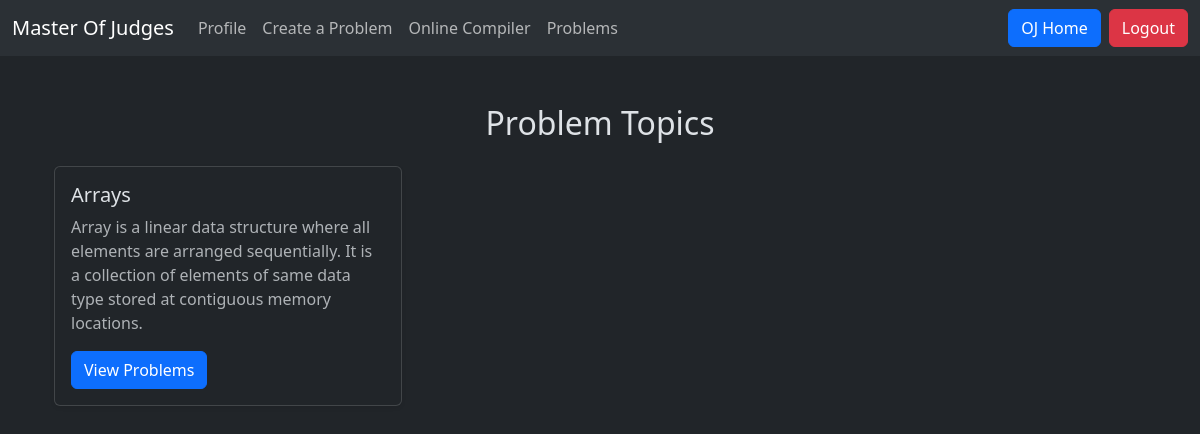
Before: /OJ/problem_topics/ (signed in) with the older database file.
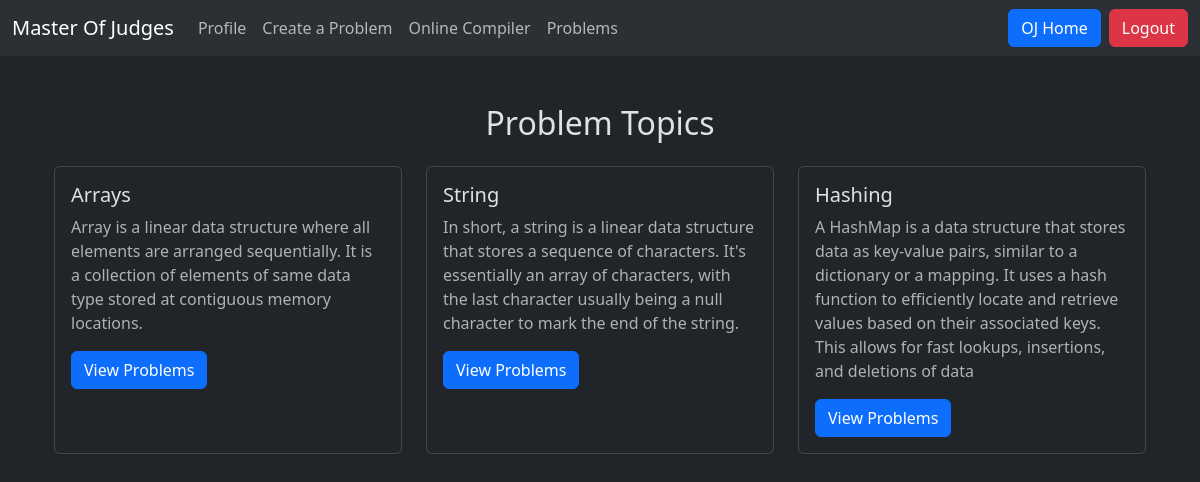
After: the same page with the newer database file.
### OJ/models.py (models this page shows, shortened)
class topic(models.Model):
    title = models.CharField(max_length = 150)
    description = models.TextField(null=True, blank=True)

### OJ/views.py (the view)
# urls.py: path("problem_topics/", views.problem_topics, name="problem_topics"),
@login_required
def problem_topics(request):
    topics = topic.objects.all()
    return render(request, 'problem_topics.html', {'topics': topics})

### OJ/templates/problem_topics.html (shortened to what this page needs)
{% extends "layout.html" %}
{% block content %}
<div class="container my-5">
  <h2 class="mb-4 text-center">Problem Topics</h2>
  <div class="row row-cols-1 row-cols-md-3 g-4">
    {% for topic in topics %}
      <div class="col">
        <div class="card h-100 shadow-sm">
          <div class="card-body">
            <h5 class="card-title">{{ topic.title }}</h5>
            <p class="card-text text-muted">{{ topic.description|default:"No description available." }}</p>
            <a href="{% url 'topic_problems' topic.id %}" class="btn btn-primary">View Problems</a>
          </div>
        </div>
      </div>
    {% empty %}
      <p class="text-center">No topics found.</p>
    {% endfor %}
  </div>
</div>
{% endblock %}

Changed rows visible on the page:
added topic: title "String", description "In short, a string is a linear data structure that stores a sequence of characters. It's essentially an array of characters, with the last character usually being a null character to mark the end of the string."
added topic: title "Hashing", description "A HashMap is a data structure that stores data as key-value pairs, similar to a dictionary or a mapping. It uses a hash function to efficiently locate and retrieve values based on their associated keys. This allows for fast lookups, insertions, and deletions of data"
